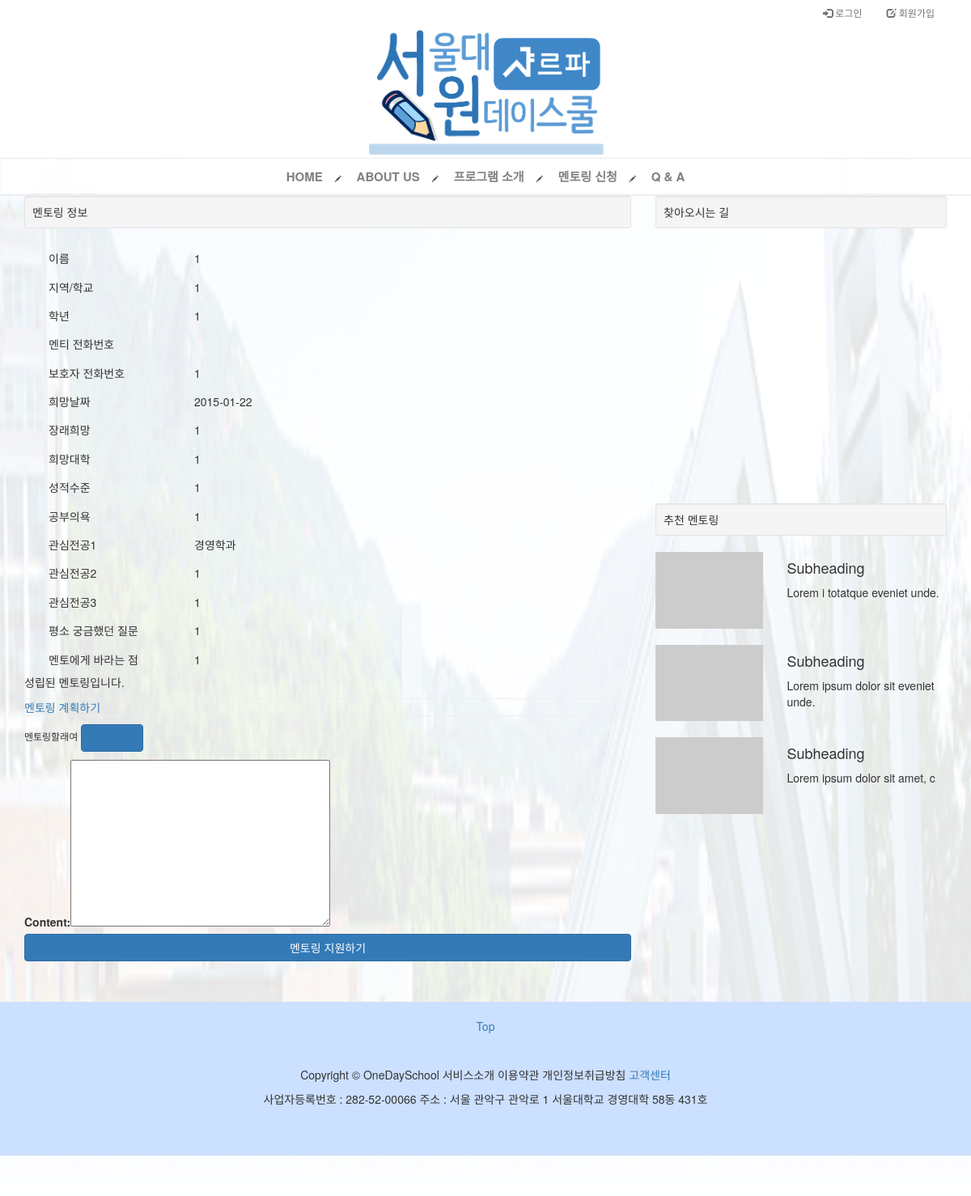
The page /mentoring/1/ on the database as committed earlier.
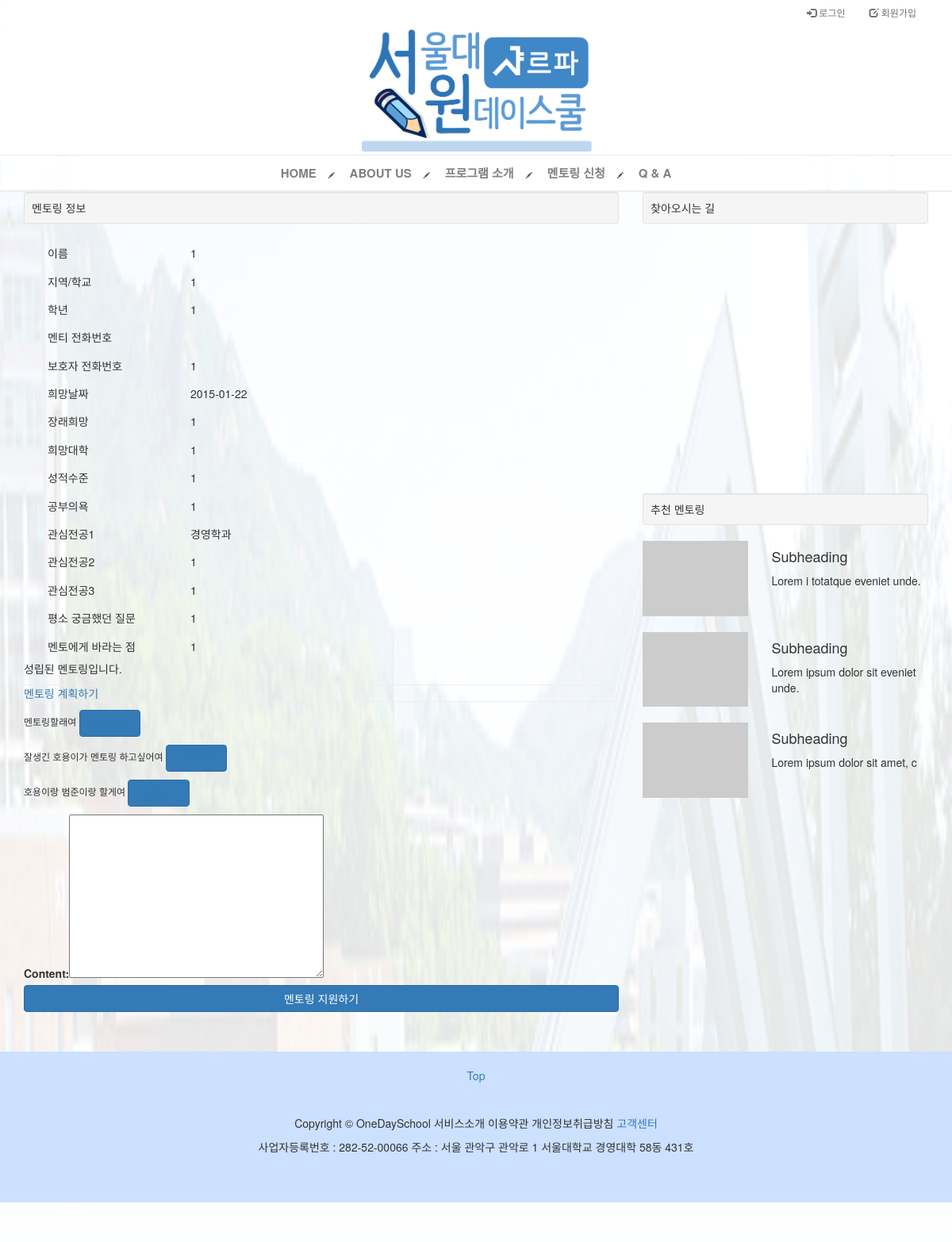
The same page on the database as committed later.
### mentoring/models.py (models this page shows)
class Apply(models.Model):
    mentoring = models.ForeignKey(Mentoring)
    content = models.TextField()
    applicant = models.ForeignKey(settings.AUTH_USER_MODEL)
    created_at = models.DateTimeField(auto_now_add=True)

### mentoring/views.py (the view)
# urls.py: url(r'^(?P<pk>[0-9]+)/$', views.mentoring_detail, name='mentoring_detail'),
def mentoring_detail(request, pk):
    mentoring = get_object_or_404(Mentoring, pk=pk)
    return render(request, 'mentoring/mentoring_detail.html', {
        'mentoring' : mentoring,
        'apply_form' : ApplyForm(),
        })

### mentoring/forms.py
class ApplyForm(forms.ModelForm):
    class Meta:
        model = Apply
        fields = ('content',)

### mentoring/templates/mentoring/mentoring_detail.html (shortened to what the changed rows need)
{% extends 'mentoring/base.html' %}
{% load staticfiles %}
{% load bootstrap3 %}
{% block style %}
    <link rel="stylesheet" href="{% static 'mentoring_detail.css' %}" />
{% endblock %}
{% block content %}
<div class="container">
    <div class="row">
        <div class="col-md-8">
            <div class="well well-sm">
            멘토링 정보
            </div>
            <div>
              <ul class="nav">
              </ul>
            </div>
            {% if mentoring.acceptor %}
            <p>성립된 멘토링입니다.</p>
            {% else %}
            <p>멘토 분을 구하고 있습니다.</p>
            {% endif %}
            <hr>
            <a class="btn=primary" href="{% url 'plan_new' mentoring.pk %}">멘토링 계획하기</a>
            <hr/>
            {% for apply in mentoring.apply_set.all %}
                <h6>{{apply.content}}   <button class='btn btn-primary'><a href="{% url 'mentoring_authenticate' mentoring.pk apply.pk %}">수락하기</a></button></h6>
            {% endfor %}
            <form action="{% url 'apply_new' mentoring.pk %}" method="post">
                        {{ apply_form }}
                        <input type="submit" value="멘토링 지원하기" class="btn btn-block btn-primary"/>
                   </form>
        </div>
    </div>
</div>
{% endblock %}

Rows that differ between the two databases and show on the page:
added Apply: content "잘생긴 호용이가 멘토링 하고싶어여"
added Apply: content "호용이랑 범준이랑 할게여"
